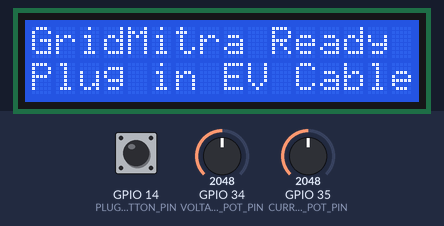
A program run on a simulated ESP32. Shown: 16×2 character LCD. The test bench sets the inputs (shaded band); at power-on: GPIO 14 (PLUG_BUTTON_PIN) HIGH, GPIO 34 (VOLTAGE_POT_PIN) = 2048, GPIO 35 (CURRENT_POT_PIN) = 2048. WiFi joins after 1.5 s; servers stay silent unless stated; uploads are accepted with an empty reply; no MQTT or app messages arrive unless stated.

Above: at 3.8 s.
3.9 s: GPIO 14 (PLUG_BUTTON_PIN) pulled LOW for 0.15 s
At 5.2 s:
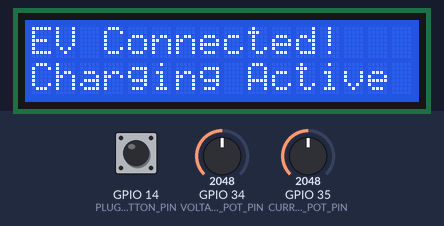
7.0 s: GPIO 34 (VOLTAGE_POT_PIN) set to 2866
At 8.6 s:
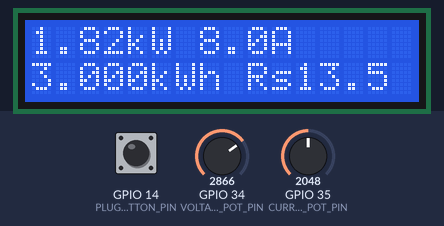
10.0 s: GPIO 35 (CURRENT_POT_PIN) set to 2866
At 11.5 s:
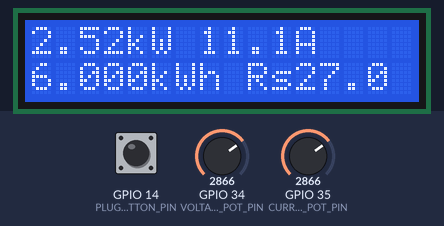
13.0 s: GPIO 34 (VOLTAGE_POT_PIN) set to 3040
At 14.6 s:
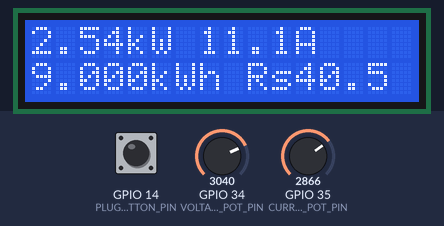
16.0 s: GPIO 35 (CURRENT_POT_PIN) set to 3040
At 17.4 s:
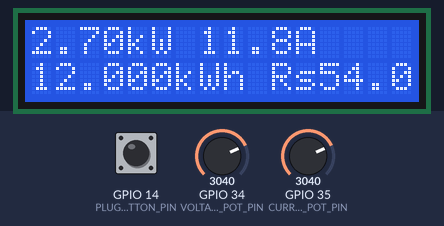
19.0 s: GPIO 34 (VOLTAGE_POT_PIN) set to 2960
At 20.6 s:
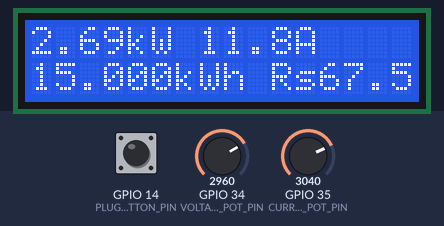
Timing chart, 0 to 22.1 s (numbered marks = the images above; inputs shaded):
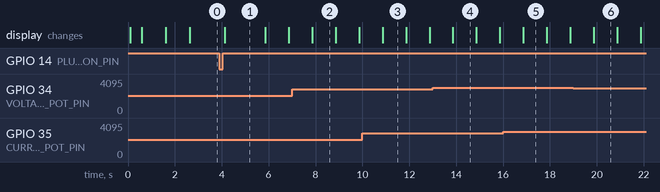

Measured:
- after the input at 3.9 s, the display: changes after 0.23 s (image 1)
- what the display in image 1 shows lasts 1.8 s, from 4.1 s to 5.9 s
- what the display in image 2 shows lasts 1.0 s, from 7.9 s to 8.9 s

The program:

main.cpp
```cpp
#include <WiFi.h>
#include <HTTPClient.h>
#include <PubSubClient.h>
#include <Wire.h>
#include <LiquidCrystal_I2C.h>

// WiFi credentials (update to your local network or test SSID)
const char* ssid = "Wokwi-GUEST";
const char* password = "";
const char* api_base_url = "http://10.11.160.179:8000";

// Public MQTT Broker
const char* mqtt_server = "broker.hivemq.com";
const int mqtt_port = 1883;

WiFiClient espClient;
PubSubClient client(espClient);

// Initialize I2C LCD (Address 0x27, 16 columns, 2 rows)
LiquidCrystal_I2C lcd(0x27, 16, 2);

// Hardware Pin Definitions
const int PLUG_BUTTON_PIN = 14;
const int VOLTAGE_POT_PIN = 34;
const int CURRENT_POT_PIN = 35;

bool isCharging = false;
unsigned long previousMillis = 0;
unsigned long lastMqttAttempt = 0;
float totalKwh = 0.0;
float totalBill = 0.0;

void postToApi(const char* path, const char* payload) {
  if (WiFi.status() != WL_CONNECTED) {
    return;
  }

  HTTPClient http;
  String url = String(api_base_url) + path;
  http.begin(url);
  http.addHeader("Content-Type", "application/json");
  http.POST(payload);
  http.end();
}

void setup_wifi() {
  delay(10);
  lcd.setCursor(0, 0);
  lcd.print("Connecting WiFi");
  WiFi.begin(ssid, password);
  while (WiFi.status() != WL_CONNECTED) {
    delay(500);
    lcd.print(".");
  }
  lcd.clear();
  lcd.setCursor(0, 0);
  lcd.print("WiFi Connected!");
  delay(1000);
}

void reconnect() {
  if (millis() - lastMqttAttempt < 5000) {
    return;
  }

  lastMqttAttempt = millis();
  if (client.connect("GridMitraESP32Client")) {
    client.subscribe("gridmitra/session/command");
  }
}

void callback(char* topic, byte* payload, unsigned int length) {
  // Handle incoming remote commands if needed
}

void setup() {
  pinMode(PLUG_BUTTON_PIN, INPUT_PULLUP);

  lcd.init();
  lcd.backlight();

  setup_wifi();
  client.setServer(mqtt_server, mqtt_port);
  client.setCallback(callback);

  lcd.setCursor(0, 0);
  lcd.print("GridMitra Ready");
  lcd.setCursor(0, 1);
  lcd.print("Plug in EV Cable");
}

void loop() {
  if (!client.connected()) {
    reconnect();
  } else {
    client.loop();
  }

  bool buttonState = (digitalRead(PLUG_BUTTON_PIN) == LOW);

  if (buttonState && !isCharging) {
    isCharging = true;
    totalKwh = 0.0;
    totalBill = 0.0;
    postToApi("/api/hardware/button", "{\"pressed\":true,\"status\":\"CONNECTED\"}");
    client.publish("gridmitra/session/start", "{\"status\":\"CONNECTED\",\"otp_verified\":true}");

    lcd.clear();
    lcd.setCursor(0, 0);
    lcd.print("EV Connected!");
    lcd.setCursor(0, 1);
    lcd.print("Charging Active");
    delay(1500);
  }

  if (isCharging) {
    int rawVoltage = analogRead(VOLTAGE_POT_PIN);
    int rawCurrent = analogRead(CURRENT_POT_PIN);

    float voltage = map(rawVoltage, 0, 4095, 200, 240);
    float current = map(rawCurrent, 0, 4095, 0, 160) / 10.0;
    float powerKw = (voltage * current) / 1000.0;

unsigned long currentMillis = millis();
    if (currentMillis - previousMillis >= 1000) {
      previousMillis = currentMillis;

      // Fixed demo increment: adds 1.0 kWh every second
      float kwhIncrement = 1.000;

      totalKwh += kwhIncrement;
      totalBill = totalKwh * 4.50; // ₹4.50/kWh subsidized tariff

      char payload[128];
      snprintf(payload, sizeof(payload), "{\"kwh\":%.3f,\"kW\":%.2f,\"volts\":%.1f,\"amps\":%.1f,\"bill\":%.2f}",
               totalKwh, powerKw, voltage, current, totalBill);

      client.publish("gridmitra/session/telemetry", payload);

      char apiPayload[160];
      snprintf(apiPayload, sizeof(apiPayload), "{\"delivered\":%.3f,\"voltage\":%.1f,\"current\":%.1f,\"power\":%.2f,\"elapsed_seconds\":%lu}",
           totalKwh, voltage, current, powerKw, millis() / 1000);
      postToApi("/api/hardware/reading", apiPayload);

      lcd.clear();
      lcd.setCursor(0, 0);
      lcd.print(String(powerKw, 2) + "kW " + String(current, 1) + "A");
      lcd.setCursor(0, 1);
      lcd.print(String(totalKwh, 3) + "kWh Rs" + String(totalBill, 1));
    }

    if (buttonState && millis() - previousMillis > 3000) {
      isCharging = false;
      client.publish("gridmitra/session/stop", "{\"status\":\"COMPLETED\"}");
      lcd.clear();
      lcd.setCursor(0, 0);
      lcd.print("Charging Done");
      lcd.setCursor(0, 1);
      lcd.print("Bill: Rs" + String(totalBill, 2));
      delay(3000);
    }
  }
}
```
